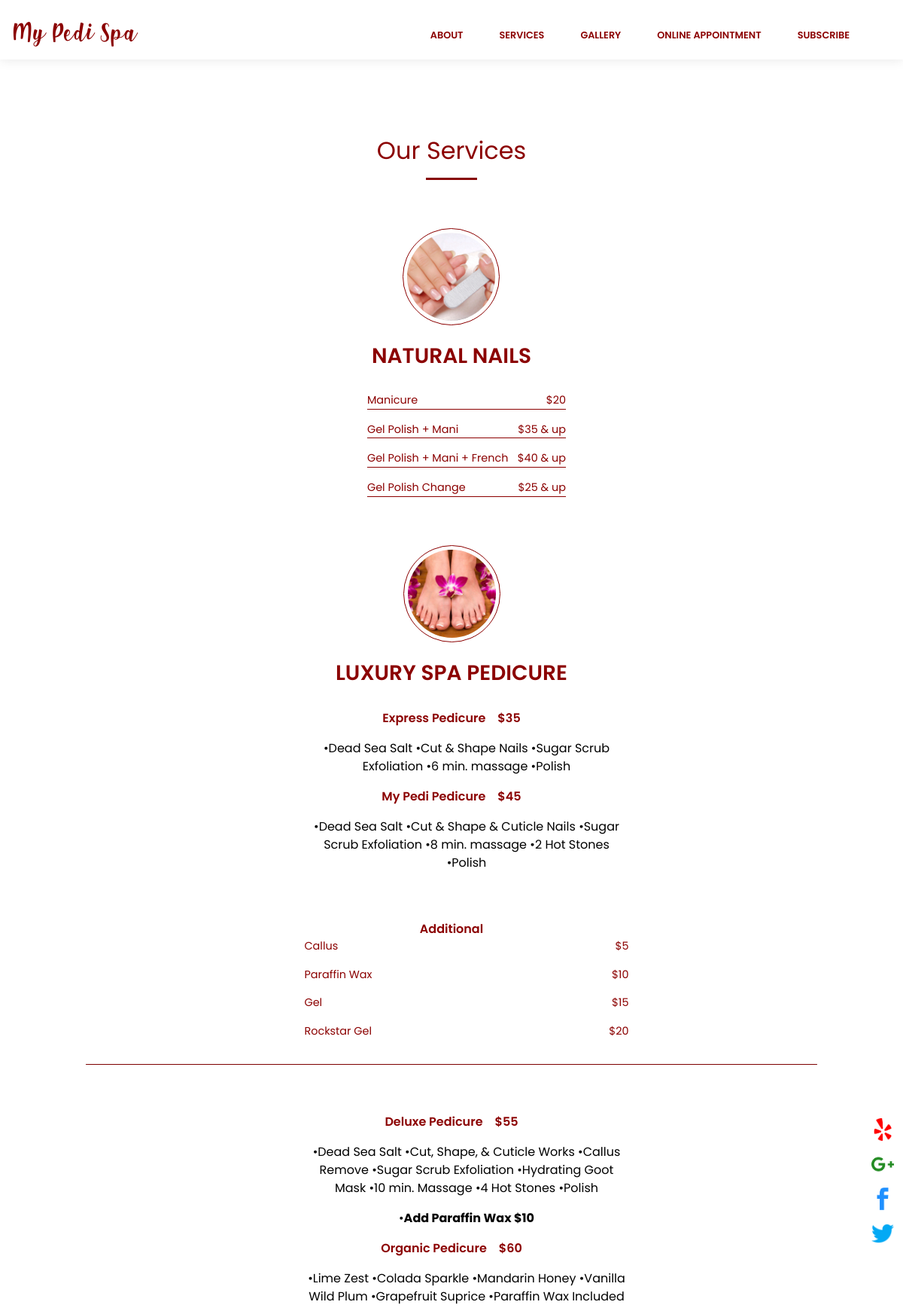
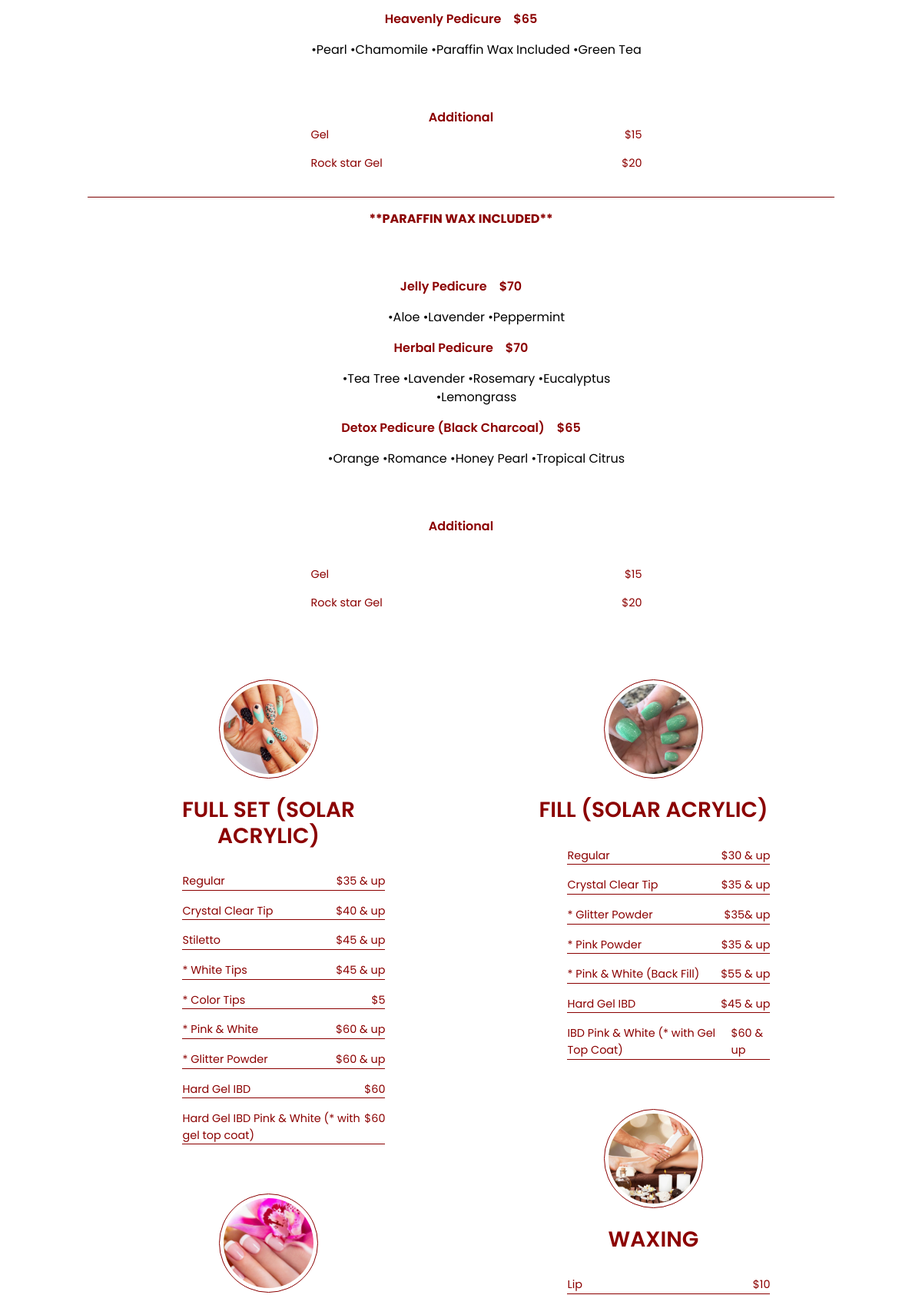
/services.php (upper part), run on the app's committed database (2 pictures, top to bottom).
### tables this page shows
CREATE TABLE `tblservices` (
  `ID` int(10) NOT NULL,
  `ServiceName` varchar(200) DEFAULT NULL,
  `ServiceCategory` varchar(400) NOT NULL,
  `SubCategory` text NOT NULL,
  `ServiceDesc` longtext NOT NULL,
  `Cost` varchar(10) DEFAULT NULL,
  `CreationDate` timestamp NULL DEFAULT current_timestamp()
);

CREATE TABLE `tblicon` (
  `ID` int(11) NOT NULL,
  `IconName` tinytext NOT NULL,
  `IconLink` longtext NOT NULL
);

### services.php (the view, shortened to what this page needs)
<?php
include('includes/dbconnection.php');
?>
<!DOCTYPE html>
<html style="width: 100%;max-width: 100%;height: auto;">
<head>
    <link rel="stylesheet" href="assets/bootstrap/css/bootstrap.min.css">
    <link rel="stylesheet" href="assets/fonts/font-awesome.min.css">
    <link rel="stylesheet" href="assets/fonts/fonts.css">
    <link rel="stylesheet" href="assets/css/Article-Clean.css">
    <link rel="stylesheet" href="assets/css/dh-card-image-left-dark.css">
    <link rel="stylesheet" href="assets/css/Filterable-Gallery-with-Lightbox.css">
    <link rel="stylesheet" href="assets/css/Footer-with-social-media-icons.css">
    <link rel="stylesheet" href="assets/css/Glass-Panel-With-Images.css">
    <link rel="stylesheet" href="https://cdnjs.cloudflare.com/ajax/libs/baguettebox.js/1.10.0/baguetteBox.min.css">
    <link rel="stylesheet" href="assets/css/Responsive-footer-1.css">
    <link rel="stylesheet" href="assets/css/Responsive-footer.css">
    <link rel="stylesheet" href="assets/css/smoothproducts.css">
</head>
<body style="height: auto;width: 100%;max-width: 100%;">
<?php include_once('includes/nav.php');?>
        <div class="container" style="padding:7%;">
            <div class="jscroll" id="jscroll">
 <div class="block-heading">
                   <h2 style="font-weight:400;color:#8B0000;padding-top: 10%;"  class="text-center">Our Services</h2>
                    <hr style="height: 2px;width: 7%;border-color: :#8B0000;background-color: #8B0000;color:#8B0000;">
                </div>
                <br/><br/>
                <div class="row text-center" style="color:#8B0000;">
                   <div class="col-md-4"></div>
                    <div class="col-md-4"> <div class="circular"><img src="assets/img/IMG_9291.png" ></div>
                        <br/><h3 class='text-center' style="font-weight:600;color:#8B0000;">NATURAL NAILS</h3>
                        <br/></div>
                    <div class="col-md-4"></div>
                </div>
                  <div class="row text-center" style="color:#8B0000;">
                   <div class="col-md-4"></div>
                    <div class="col-md-4">
                            <?php
                            $ret=mysqli_query($con,"select *from  tblservices where ServiceCategory='NATURAL NAILS' LIMIT 4");
                            while ($row=mysqli_fetch_array($ret)) {
                            ?>
                            <ul>
                            <li class="d-flex list-hours"><?php  echo $row['ServiceName'];?><span class="ml-auto"><?php  echo "$".$row['Cost'];?></span></li>
                            </ul>
                             <?php
                            }?>
                        </div>
                        <div class="col-md-4"></div>
                </div>
<br/><br/>
          <div class="row text-center" style="color:#8B0000;">
                   <div class="col-md-3"></div>
                    <div class="col-md-6">     <div class="circular"><img src="assets/img/IMG_9285-(1).png" ></div>
                        <br/><h3 class='text-center' style="font-weight:600;">LUXURY SPA PEDICURE</h3>
                        <br/>
                            <?php
                            $ret=mysqli_query($con,"select *from  tblservices where ServiceCategory='LUXURY SPA PEDICURE' AND NOT SubCategory='Additional' LIMIT 0,2");
                            while ($row=mysqli_fetch_array($ret)) {
                            ?>
                            <p class="text-center"><span style="font-weight: 600;"><?php  echo $row['ServiceName'];?>&emsp;<?php  echo "$".$row['Cost'];?></span><br/>
                              <?php  echo $row['ServiceDesc'];?></p>
                             <?php
                            }?>
                            <br/><br/>
                            <span style="font-weight: 600;" class='text-center'>Additional</span>
                                   <?php
                            $ret=mysqli_query($con,"select *from  tblservices where ServiceCategory='LUXURY SPA PEDICURE' AND SubCategory='Additional'");
                            while ($row=mysqli_fetch_array($ret)) {
                            ?>
                            <ul>
                            <li  class="d-flex list-add"><?php  echo $row['ServiceName'];?><span class="ml-auto"><?php  echo "$".$row['Cost'];?></span></li>
                            </ul>
                             <?php
                            }?>
                          </div>
                    <div class="col-md-3"></div>
                </div>
                 <hr style="border-color: :#8B0000;background-color: #8B0000;color:#8B0000;">
                      <div class="row text-center" style="color:#8B0000;">
                   <div class="col-md-3"></div>
                    <div class="col-md-6">
                         <br/><br/>
                            <?php
                            $ret=mysqli_query($con,"select *from  tblservices where ServiceCategory='LUXURY SPA PEDICURE' AND NOT SubCategory='Additional' LIMIT 2,3");
                            while ($row=mysqli_fetch_array($ret)) {
                            ?>
                            <p class="text-center"><span style="font-weight: 600;"><?php  echo $row['ServiceName'];?>&emsp;<?php  echo "$".$row['Cost'];?></span><br/>
                              <?php  echo $row['ServiceDesc'];?></p>
                             <?php
                            }?>
                            <br/><br/>
                        <span  class="text-center" style="font-weight: 600;" >Additional</span><br/>
                                   <?php
                            $ret=mysqli_query($con,"select *from  tblservices where ServiceCategory='LUXURY SPA PEDICURE' AND SubCategory='Addition'");
                            while ($row=mysqli_fetch_array($ret)) {
                            ?>
                            <ul>
                            <li  class="d-flex list-add"><?php  echo $row['ServiceName'];?><span class="ml-auto"><?php  echo "$".$row['Cost'];?></span></li>
                            </ul>
                             <?php
                            }?>
                          </div>
                    <div class="col-md-3"></div>
                </div>
                <hr style="border-color: :#8B0000;background-color: #8B0000;color:#8B0000;">
                 <div class="row" style="color:#8B0000;">
                   <div class="col-md-3"></div>
                    <div class="col-md-6 text-center">
                      <p class="text-center"><strong>**PARAFFIN WAX INCLUDED**</strong></p>
                        <br/><br/>
                                  <?php
                            $ret=mysqli_query($con,"select *from  tblservices where ServiceCategory='LUXURY SPA PEDICURE' AND SubCategory='PARAFFIN WAX'");
                            while ($row=mysqli_fetch_array($ret)) {
                            ?>
                            <p class="text-center"><span style="font-weight: 600;"><?php  echo $row['ServiceName'];?>&emsp;<?php  echo "$".$row['Cost'];?></span><br/>
                              <?php  echo $row['ServiceDesc'];?></p>
                             <?php
                            }?>
                            <br/><br/>
                             <p  class="text-center" style="font-weight: 600;">Additional</p><br/>
                                   <?php
                            $ret=mysqli_query($con,"select *from  tblservices where ServiceCategory='LUXURY SPA PEDICURE' AND SubCategory='Addition'");
                            while ($row=mysqli_fetch_array($ret)) {
                            ?>
                            <ul>
                            <li  class="d-flex list-add"><?php  echo $row['ServiceName'];?><span class="ml-auto"><?php  echo "$".$row['Cost'];?></span></li>
                            </ul>
                             <?php
                            }?>
                            <br/><br/>
                          </div>
                    <div class="col-md-3"></div>
                </div>
 </div>
 <div class="row" style="color:#8B0000;">
                   <div class="col-md-1"></div>
                    <div class="col-md-4 ">
                        <br/><div class="circular text-center"><img src="assets/img/121.jpg" ></div>
                        <br/><h3 style="font-weight:600;" class='text-center'><center>FULL SET (SOLAR ACRYLIC)</center></h3>
                        <br/>
                                <?php
                            $ret=mysqli_query($con,"select *from  tblservices where ServiceCategory='FULL SET (SOLAR ACRYLIC)'");
                            while ($row=mysqli_fetch_array($ret)) {
                            ?>
                            <ul>
                            <li class="d-flex list-hours"><?php  echo $row['ServiceName'];?><span class="ml-auto"><?php  echo "$".$row['Cost'];?></span></li>
                            </ul>
                             <?php
                            }?>
                            <br/><br/>
                         <div class="circular text-center"><img src="assets/img/IMG_9406.png" ></div>
                        <br/><h3 style="font-weight:600;"><center>ADDITIONAL SERVICES</h3></span>
                        <br/>
                                    <br/><br/>
                        <br/><h3 style="font-weight:600;" class='text-center'><center>CHILDREN SERVICES</center></h3>
                        <br/>
                      </div>
                          <div class="col-md-2"></div>
                    <div class="col-md-4">
                        <br/>
                         <div class="circular text-center"><img src="assets/img/4.jpg" ></div>
                        <br/><h3 style="font-weight:600;" class='text-center'><center>FILL (SOLAR ACRYLIC)</center></h3>
                        <br/>
                                 <?php
                            $ret=mysqli_query($con,"select *from  tblservices where ServiceCategory='FILL SET'");
                            while ($row=mysqli_fetch_array($ret)) {
                            ?>
                            <ul>
                            <li class="d-flex list-hours"><?php  echo $row['ServiceName'];?><span class="ml-auto"><?php  echo "$".$row['Cost'];?></span></li>
                            </ul>
                             <?php
                            }?>
                            <br/><br/>
                         <div class="circular text-center"><img src="assets/img/shutterstock_230437132.png" ></div>
                        <br/><h3 style="font-weight:600;" class='text-center'><center>WAXING</center></h3>
                        <br/>
                                  <?php
                            $ret=mysqli_query($con,"select *from  tblservices where ServiceCategory='WAXING'");
                            while ($row=mysqli_fetch_array($ret)) {
                            ?>
                            <ul>
                            <li class="d-flex list-hours"><?php  echo $row['ServiceName'];?><span class="ml-auto"><?php  echo "$".$row['Cost'];?></span></li>
                            </ul>
                             <?php
                            }?>
                            <br/><br/>
                        <br/><h3 style="font-weight:600;" class='text-center'><center>DIPPING POWDER (NEW/POPULAR)</center></h3>
                        <br/>
                            <br/><br/>
                        <br/><h3 style="font-weight:600;" class='text-center'><center>LASHES</center></h3>
                        <br/><br/>
                        <br/><br/>
                      </div>
                    <div class="col-md-1"></div>
     </div>
      <div  class="btnicon">
        <?php include_once('includes/sideicon.php');?>
      </div>
    </div>
</body>
</html>

### includes/sideicon.php (shortened to what this page needs)
 <?php
include('includes/dbconnection.php');
?>
                                                      <?php
$ret=mysqli_query($con,"select * from tblicon");
$cnt=1;
while ($row=mysqli_fetch_array($ret)) {
?>
             <a href="<?php  echo $row['IconLink'];?>" target="_blank"><img src="assets/img/icons/<?php  echo $row['IconName'];?>.png" style="width:5%;height: 5%;"></a></p>
         <?php $cnt++; } ?>

### assets/css/smoothproducts.css (style rules this page uses)
html, body { height: 100%; width: 100%; font-family: 'Poppins', sans-serif; }

### services.php (style rules this page uses)
.btnicon { position: fixed; text-align: right; top: 25%; right: 1%; }
.circular img { height: 129px; width: 129px; border-radius: 50%; object-fit: cover; border:1px solid #8B0000; padding:5px; }
.list-add { font-size: .9rem; padding: 0; margin:0; display: inline-block; }
.list-hours { font-size: .9rem; border-bottom:0.5px solid #8B0000; padding: 0; margin:0; display: inline-block; }
ul.menu li { list-style: none; display: inline; color:#000000; font-weight: llghter; }
ul.menu li:before { content: " \2022 "; }
ul.menu li:last-child:after { content: none; }

### data on the page
tblservices: ServiceName "Manicure", Cost "20"
tblservices: ServiceName "Gel Polish + Mani", Cost "35 & up"
tblservices: ServiceName "Gel Polish + Mani + French", Cost "40 & up"
tblservices: ServiceName "Gel Polish Change", Cost "25 & up"
tblservices: ServiceName "Express Pedicure", Cost "35", ServiceDesc "Dead Sea Salt Cut & Shape Nails Sugar Scrub Exfoliation 6 min. massage Polish"
tblservices: ServiceName "My Pedi Pedicure", Cost "45", ServiceDesc "Dead Sea Salt Cut & Shape & Cuticle Nails Sugar Scrub Exfoliation 8 min. massage 2 Hot Stones Polish"
tblservices: ServiceName "Callus", Cost "5"
tblservices: ServiceName "Paraffin Wax", Cost "10"
tblservices: ServiceName "Gel", Cost "15"
tblservices: ServiceName "Rockstar Gel", Cost "20"
tblservices: ServiceName "Deluxe Pedicure", Cost "55", ServiceDesc "Dead Sea Salt Cut, Shape, & Cuticle Works Callus Remove Sugar Scrub Exfoliation Hydrating Goot Mask 10 min. Massage 4 Hot Stones Polish Add Paraffin Wax $10"
tblservices: ServiceName "Organic Pedicure", Cost "60", ServiceDesc "Lime Zest Colada Sparkle Mandarin Honey Vanilla Wild Plum Grapefruit Suprice Paraffin Wax Included"
tblservices: ServiceName "Heavenly Pedicure", Cost "65", ServiceDesc "Pearl Chamomile Paraffin Wax Included Green Tea"
tblservices: ServiceName "Gel", Cost "15"
tblservices: ServiceName "Rock star Gel", Cost "20"
tblservices: ServiceName "Jelly Pedicure", Cost "70", ServiceDesc "Aloe Lavender Peppermint"
tblservices: ServiceName "Herbal Pedicure", Cost "70", ServiceDesc "Tea Tree Lavender Rosemary Eucalyptus Lemongrass"
tblservices: ServiceName "Detox Pedicure (Black Charcoal)", Cost "65", ServiceDesc "Orange Romance Honey Pearl Tropical Citrus"
tblservices: ServiceName "Regular", Cost "35 & up"
tblservices: ServiceName "Crystal Clear Tip", Cost "40 & up"
tblservices: ServiceName "Stiletto", Cost "45 & up"
tblservices: ServiceName "* White Tips", Cost "45 & up"
tblservices: ServiceName "* Color Tips", Cost "5"
tblservices: ServiceName "* Pink & White", Cost "60 & up"
tblservices: ServiceName "* Glitter Powder", Cost "60 & up"
tblservices: ServiceName "Hard Gel IBD", Cost "60"
tblservices: ServiceName "Hard Gel IBD Pink & White (* with gel top coat)", Cost "60"
tblservices: ServiceName "Regular", Cost "30 & up"
tblservices: ServiceName "Crystal Clear Tip", Cost "35 & up"
tblservices: ServiceName "* Glitter Powder", Cost "35& up"
tblservices: ServiceName "* Pink Powder", Cost "35 & up"
tblservices: ServiceName "* Pink & White (Back Fill)", Cost "55 & up"
tblservices: ServiceName "Hard Gel IBD", Cost "45 & up"
tblservices: ServiceName "IBD Pink & White (* with Gel Top Coat)", Cost "60 & up"
tblservices: ServiceName "Lip", Cost "10"
tblicon: IconName (picture)
tblicon: IconName (picture)
tblicon: shows a picture
tblicon: IconName (picture)
